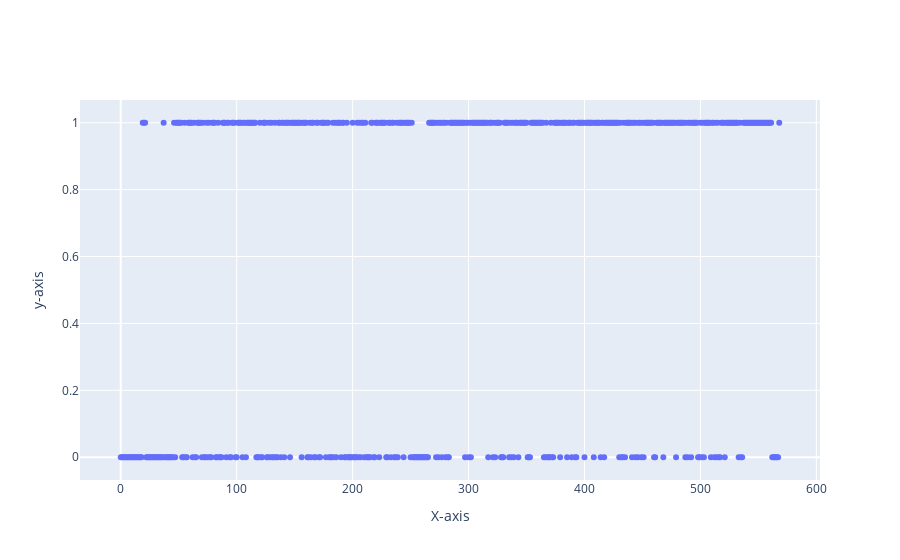

This figure's notebook cell:
### Markdown cell above
### Data Loading and Preprocessing

### Code cell
# Get breast cancer data
X, y = load_breast_cancer(return_X_y=True)
x = np.arange(0, y.shape[0])
pp.plot_data(x, y, x_label="X-axis", y_label="y-axis")

# # Generate random data
# X, y = make_classification(n_samples=1000, n_features=100, n_classes=2)
# x = np.arange(0, y.shape[0])
# pp.plot_data(x, y, x_label="X-axis", y_label="y-axis")

### Figure 1 — Plotly figure (JSON) as saved in the notebook; plotly's stock layout.template omitted (floating-point values rounded to 4 significant figures; data arrays with more than 128 entries replaced by an {"elided": "..."} marker saying what was removed)
{"data": [{"mode": "markers", "name": "", "text": "", "type": "scatter", "x": {"elided": "569 int values"}, "y": {"elided": "569 int values"}}], "layout": {"title": {"text": ""}, "xaxis": {"title": {"text": "X-axis"}}, "yaxis": {"title": {"text": "y-axis"}}}}
